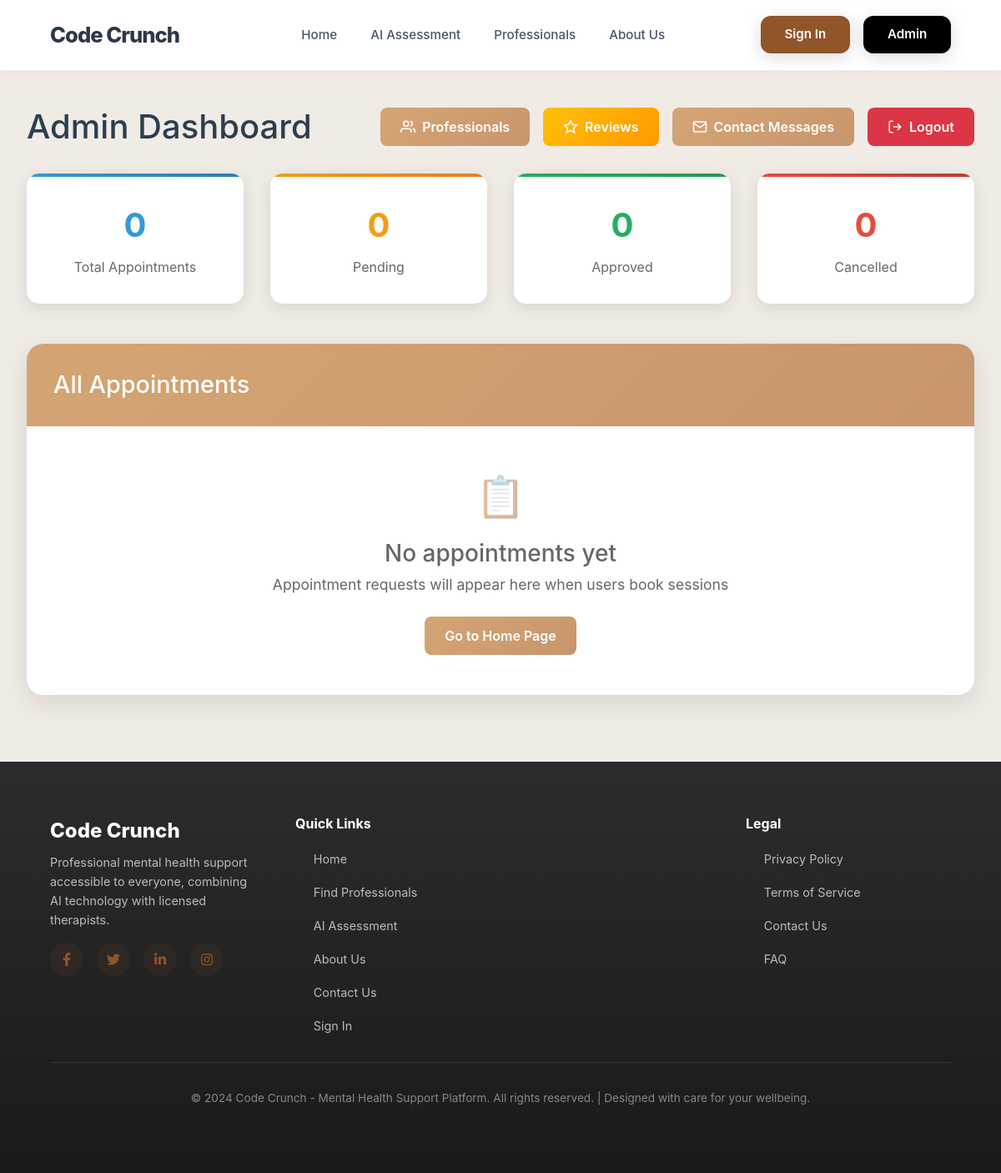
Before: /admin/dashboard (signed in) with the older database file.
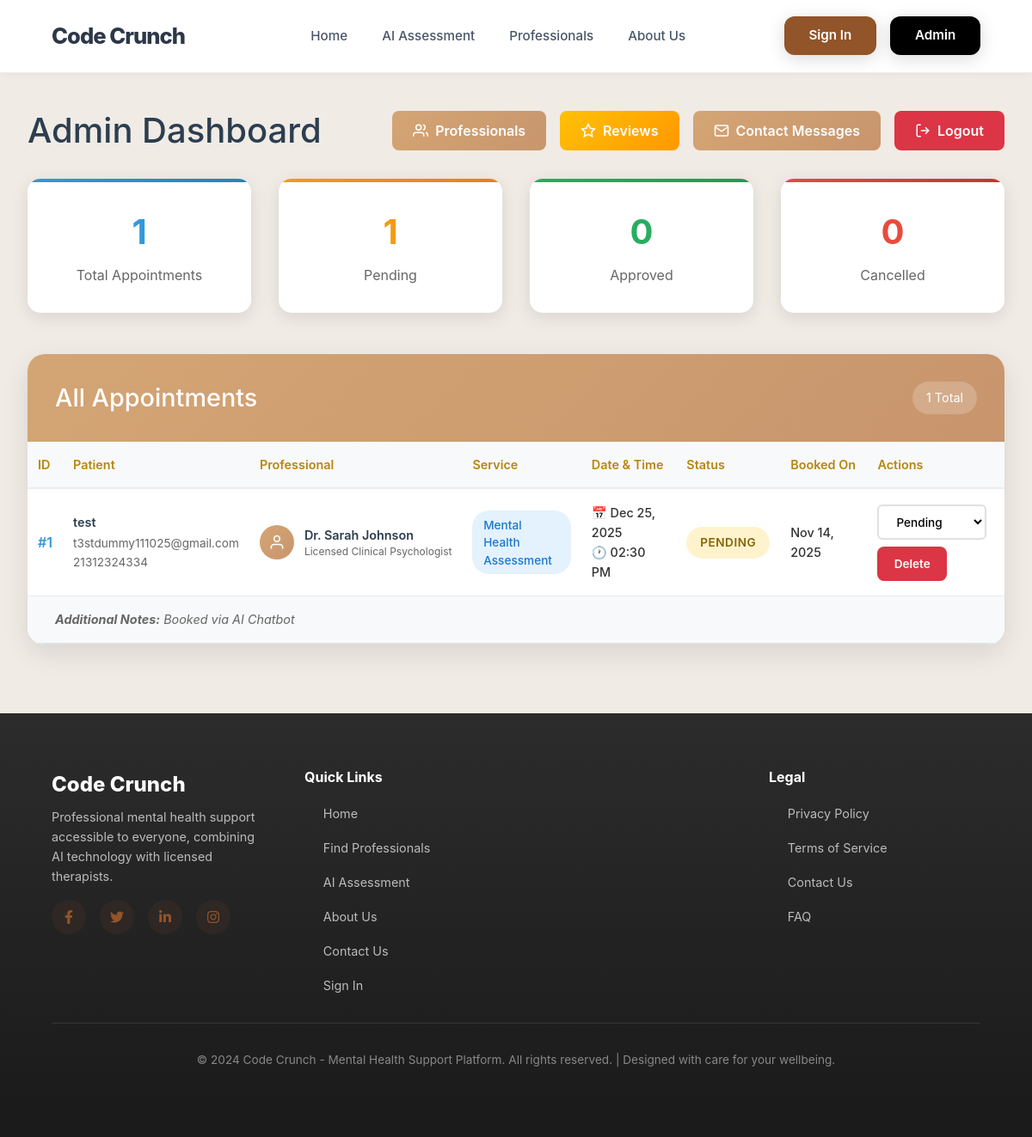
After: the same page with the newer database file.
### models.py (models this page shows, shortened)
class Appointment(db.Model):
    id = db.Column(db.Integer, primary_key=True)
    user_id = db.Column(db.Integer, db.ForeignKey('user.id'), nullable=True)
    user_name = db.Column(db.String(100), nullable=False)
    user_email = db.Column(db.String(120), nullable=False)
    user_phone = db.Column(db.String(20), nullable=False)
    professional_id = db.Column(db.Integer, db.ForeignKey('professional.id'), nullable=False)
    service = db.Column(db.String(100), nullable=False)
    date = db.Column(db.Date, nullable=False)
    time = db.Column(db.Time, nullable=False)
    duration = db.Column(db.Integer, default=60)  # in minutes
    message = db.Column(db.Text, nullable=True)
    status = db.Column(db.String(20), default='Pending')  # Pending, Confirmed, Completed, Cancelled
    payment_status = db.Column(db.String(20), default='Unpaid')  # Unpaid, Paid, Refunded
    amount = db.Column(db.Float, default=0.0)
    confirmation_sent = db.Column(db.Boolean, default=False)
    reminder_sent = db.Column(db.Boolean, default=False)
    created_at = db.Column(db.DateTime, default=datetime.utcnow)
    updated_at = db.Column(db.DateTime, default=datetime.utcnow, onupdate=datetime.utcnow)
    review = db.relationship('Review', backref='appointment', uselist=False, lazy=True)

class Professional(db.Model):
    id = db.Column(db.Integer, primary_key=True)
    name = db.Column(db.String(100), nullable=False)
    title = db.Column(db.String(100), nullable=False)
    specialization = db.Column(db.String(200), nullable=False)
    bio = db.Column(db.Text, nullable=False)
    experience_years = db.Column(db.Integer, nullable=False)
    education = db.Column(db.Text, nullable=False)
    languages = db.Column(db.String(200), nullable=False)
    image_url = db.Column(db.String(200), default='default-avatar.jpg')
    available_days = db.Column(db.String(200), nullable=False)
    consultation_fee = db.Column(db.Float, default=0.0)
    session_duration = db.Column(db.Integer, default=60)  # in minutes
    rating = db.Column(db.Float, default=5.0)
    total_reviews = db.Column(db.Integer, default=0)
    is_active = db.Column(db.Boolean, default=True)
    created_at = db.Column(db.DateTime, default=datetime.utcnow)
    appointments = db.relationship('Appointment', backref='professional', lazy=True)
    reviews = db.relationship('Review', backref='professional', lazy=True)
    time_slots = db.relationship('TimeSlot', backref='professional', lazy=True, cascade='all, delete-orphan')

### app.py (the view)
@app.route('/admin/dashboard')
def admin_dashboard():
    if not session.get('admin'):
        return redirect(url_for('admin_login'))
    appointments = Appointment.query.order_by(
        Appointment.date.asc(),
        Appointment.time.asc()
    ).all()
    return render_template('admin/admin_dashboard.html', appointments=appointments)

### templates/admin/admin_dashboard.html (shortened to what this page needs)
{% extends "layout.html" %}
{% block content %}
<div class="admin-page">
    <div class="container">
        <div class="dashboard-header">
            <div class="page-title">
                <h1>Admin Dashboard</h1>
            </div>
            <div class="header-actions">
                <a href="{{ url_for('admin_professionals') }}" class="btn btn-primary">
                    <svg viewBox="0 0 24 24" fill="none" stroke="currentColor" stroke-width="2">
                        <path d="M17 21v-2a4 4 0 0 0-4-4H5a4 4 0 0 0-4 4v2"></path>
                        <circle cx="9" cy="7" r="4"></circle>
                        <path d="M23 21v-2a4 4 0 0 0-3-3.87"></path>
                        <path d="M16 3.13a4 4 0 0 1 0 7.75"></path>
                    </svg>
                    Professionals
                </a>
                <a href="{{ url_for('admin_reviews') }}" class="btn btn-warning">
                    <svg viewBox="0 0 24 24" fill="none" stroke="currentColor" stroke-width="2">
                        <polygon points="12 2 15.09 8.26 22 9.27 17 14.14 18.18 21.02 12 17.77 5.82 21.02 7 14.14 2 9.27 8.91 8.26 12 2"></polygon>
                    </svg>
                    Reviews
                </a>
                <a href="{{ url_for('admin_contacts') }}" class="btn btn-primary">
                    <svg viewBox="0 0 24 24" fill="none" stroke="currentColor" stroke-width="2">
                        <path d="M4 4h16c1.1 0 2 .9 2 2v12c0 1.1-.9 2-2 2H4c-1.1 0-2-.9-2-2V6c0-1.1.9-2 2-2z"></path>
                        <polyline points="22,6 12,13 2,6"></polyline>
                    </svg>
                    Contact Messages
                </a>
                <a href="{{ url_for('admin_logout') }}" class="btn btn-danger">
                    <svg viewBox="0 0 24 24" fill="none" stroke="currentColor" stroke-width="2">
                        <path d="M9 21H5a2 2 0 0 1-2-2V5a2 2 0 0 1 2-2h4"></path>
                        <polyline points="16 17 21 12 16 7"></polyline>
                        <line x1="21" y1="12" x2="9" y2="12"></line>
                    </svg>
                    Logout
                </a>
            </div>
        </div>
        <div class="dashboard-stats">
            <div class="stat-card stat-total">
                <div class="stat-number">{{ appointments|length }}</div>
                <div class="stat-label">Total Appointments</div>
            </div>
            <div class="stat-card stat-pending">
                <div class="stat-number">{{ appointments|selectattr("status", "equalto", "Pending")|list|length }}</div>
                <div class="stat-label">Pending</div>
            </div>
            <div class="stat-card stat-approved">
                <div class="stat-number">
                    {{ (appointments|selectattr("status", "equalto", "Approved")|list|length) +
                       (appointments|selectattr("status", "equalto", "Confirmed")|list|length) }}
                </div>
                <div class="stat-label">Approved</div>
            </div>
            <div class="stat-card stat-cancelled">
                <div class="stat-number">{{ appointments|selectattr("status", "equalto", "Cancelled")|list|length }}</div>
                <div class="stat-label">Cancelled</div>
            </div>
        </div>
        <div class="appointments-section">
            <div class="section-header">
                <h2>All Appointments</h2>
                {% if appointments %}
                <div class="filter-badge">{{ appointments|length }} Total</div>
                {% endif %}
            </div>
            {% if not appointments %}
                <div class="empty-state">
                    <div class="empty-state-icon">📋</div>
                    <h3>No appointments yet</h3>
                    <p>Appointment requests will appear here when users book sessions</p>
                    <a href="{{ url_for('index') }}" class="btn btn-primary">Go to Home Page</a>
                </div>
            {% else %}
                <div class="table-container">
                    <table class="appointments-table">
                        <thead>
                            <tr>
                                <th>ID</th>
                                <th>Patient</th>
                                <th>Professional</th>
                                <th>Service</th>
                                <th>Date & Time</th>
                                <th>Status</th>
                                <th>Booked On</th>
                                <th>Actions</th>
                            </tr>
                        </thead>
                        <tbody>
                            {% for a in appointments %}
                                <tr>
                                    <td>
                                        <span class="appointment-id">#{{ a.id }}</span>
                                    </td>
                                    <td>
                                        <div class="patient-info">{{ a.user_name }}</div>
                                        <div class="contact-info">
                                            {{ a.user_email }}<br>
                                            {{ a.user_phone }}
                                        </div>
                                    </td>
                                    <td>
                                        <div class="professional-info">
                                            <div class="prof-avatar-mini">
                                                <svg viewBox="0 0 24 24" fill="none" stroke="currentColor" stroke-width="2">
                                                    <path d="M20 21v-2a4 4 0 0 0-4-4H8a4 4 0 0 0-4 4v2"></path>
                                                    <circle cx="12" cy="7" r="4"></circle>
                                                </svg>
                                            </div>
                                            <div class="prof-details-mini">
                                                <div class="prof-name-mini">{{ a.professional.name }}</div>
                                                <div class="prof-title-mini">{{ a.professional.title }}</div>
                                            </div>
                                        </div>
                                    </td>
                                    <td>
                                        <span class="service-type">{{ a.service }}</span>
                                    </td>
                                    <td>
                                        <div class="datetime-info">
                                            📅 {{ a.date.strftime('%b %d, %Y') }}<br>
                                            🕐 {{ a.time.strftime('%I:%M %p') }}
                                        </div>
                                    </td>
                                    <td>
                                        <span class="status-badge status-{{ a.status.lower() }}">
                                            {{ a.status }}
                                        </span>
                                    </td>
                                    <td>
                                        <div class="datetime-info">
                                            {{ a.created_at.strftime('%b %d, %Y') }}
                                        </div>
                                    </td>
                                    <td>
                                        <div class="action-group">
                                            <form method="post" action="{{ url_for('update_status', appt_id=a.id) }}" style="display:inline;">
                                                <select name="status" onchange="this.form.submit()" class="status-select">
                                                    {% for s in ['Pending','Approved','Confirmed','Cancelled','Completed'] %}
                                                        <option value="{{ s }}" {% if s==a.status %}selected{% endif %}>{{ s }}</option>
                                                    {% endfor %}
                                                </select>
                                            </form>
                                            <a href="{{ url_for('delete_appointment', appt_id=a.id) }}"
                                               class="btn-small btn-danger"
                                               onclick="return confirm('Are you sure you want to delete this appointment?')">
                                                Delete
                                            </a>
                                        </div>
                                    </td>
                                </tr>
                                {% if a.message %}
                                <tr class="message-row">
                                    <td colspan="8">
                                        <strong>Additional Notes:</strong> {{ a.message }}
                                    </td>
                                </tr>
                                {% endif %}
                            {% endfor %}
                        </tbody>
                    </table>
                </div>
            {% endif %}
        </div>
    </div>
</div>
{% endblock %}

Changed rows visible on the page:
added Appointment: id "1", user_name "test", user_email "t3stdummy111025@gmail.com", user_phone "21312324334", professional.name "Dr. Sarah Johnson", professional "Licensed Clinical Psychologist", service "Mental Health Assessment", date "Dec 25, 2025", time "02:30 PM", status "PENDING", created_at "Nov 14, 2025", status "Pending", message "Booked via AI Chatbot"
Other visible differences:
{{ appointments|length }}: "0" → "1"
{{ appointments|selectattr("status", "equalto", "Pending")|list|length }}: "0" → "1"
{{ appointments|length }}: (not shown) → "1"
text no longer shown: "📋 No appointments yet Appointment requests will appear here when users book sessions Go to Home Page"
text now shown: "Total ID Patient Professional Service Date & Time Status Booked On Actions"
